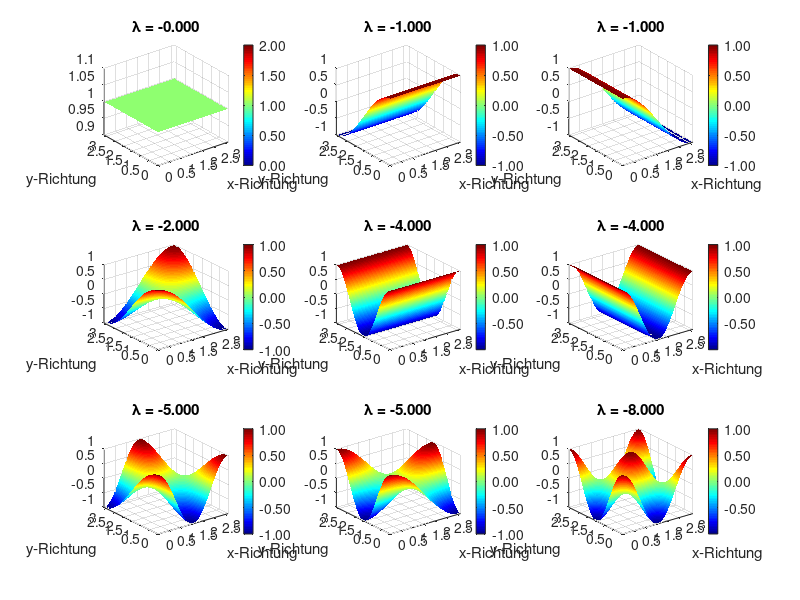

Write the MATLAB code that produced this figure. (Note: this script raises an error after producing the figure.)
function [ fig ] = plotGridEig()
%PLOTGRID Plot analytical solution of the squared gemometry.
    i = 0;
    EigValAna = [];
    [X,Y] = meshgrid(linspace(0,pi,1000));
    solAna = {};

    for m = 0:2
        for n = 0:2
            i = i+1;
            EigValAna(i) = -(m^2+n^2);
            solAna{i} = cos(X*m).*cos(Y*n);
        end
    end    
    fig = figure();
    daspect([1 1 1]);
    ind = [1,2,4,5,3,7,8,6,9];
    for i = 1:9
        subplot(3,3,i);
        h = surf(X,Y,solAna{ind(i)});
        title(sprintf('%s%0.3f','\lambda = ',EigValAna(ind(i))));
        xlabel('x-Richtung');
        ylabel('y-Richtung');
        cb=colorbar;
        set(cb,'yticklabel',num2str(str2double(get(cb,'yticklabel')),'%0.2f'))
        colormap('jet');
        set(h,'EdgeColor','None');
        axis([-inf inf -inf inf])
    end    
    fig.PaperUnits = 'inches';
    fig.PaperPosition = [0 0 8 6];
    print('solAna.png','-dpng','-r300')
end

